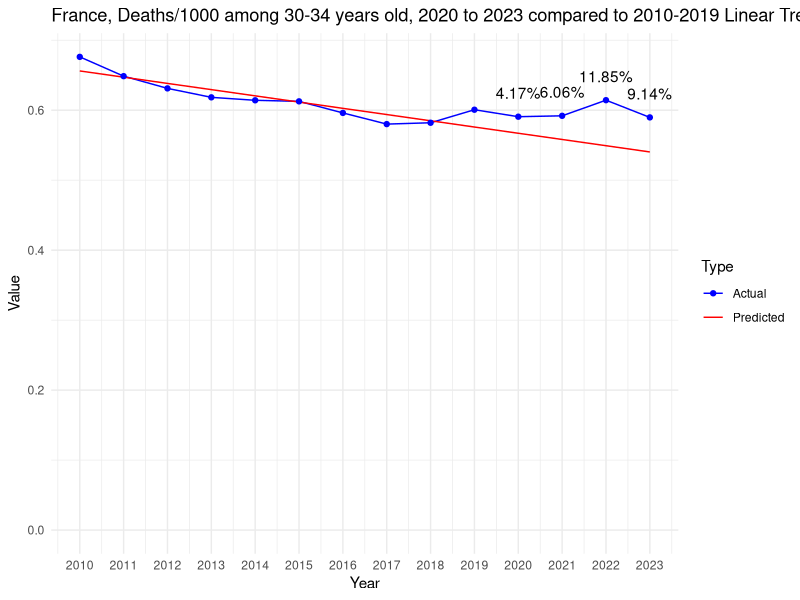

Write the R code that produced this figure.
# Load necessary libraries
library(dplyr)
library(readr)
library(ggplot2)

# Defines the data as a named vector
data <- c(
`2010` = 0.676210612106789, `2011` = 0.648658069283179, `2012` = 0.631189773765104, `2013` = 0.618388909726449, `2014` = 0.614173204813564,
`2015` = 0.612656965352283, `2016` = 0.596130811583408, `2017` = 0.580157206663231, `2018` = 0.582069512678893, `2019` = 0.600688286553109,
`2020` = 0.590730055038074, `2021` = 0.59199109790861, `2022` = 0.61433507822796, `2023` = 0.589730606148952
)

# Extracts data for the decade and recent years
decade <- data[as.character(2010:2019)]
recent_years <- data[as.character(2020:2023)]

# Fits a linear model to the decade data
years <- as.numeric(names(decade))
lm_model <- lm(decade ~ years)

# Predicts values for 2020 to 2023 based on the linear model
predicted_values <- predict(lm_model, newdata = data.frame(years = as.numeric(names(recent_years))))

# Calculates deviations from the linear trend
deviations <- recent_years - predicted_values

# Calculates the mean and standard deviation of the decade
decade_mean <- mean(decade)
decade_stddev <- sd(decade)

# Initializes vectors to store the calculated values
z_scores <- numeric(length(recent_years))
percent_deviations <- numeric(length(recent_years))

# Calculates and store the Z-scores, deviations, and percentage of deviations for recent years
for (i in 1:length(recent_years)) {
  year <- names(recent_years)[i]
  z_scores[i] <- (recent_years[year] - decade_mean) / decade_stddev
  deviation <- deviations[year]
  percent_deviations[i] <- (deviation / predicted_values[i]) * 100
  cat(sprintf("Year: %s, Z-score: %f, Deviation from linear trend: %f, Percentage of deviation: %f%%\n",
              year, z_scores[i], deviation, percent_deviations[i]))
}

# Prepare an extended range for predictions, including 2020 to 2023
extended_years <- as.numeric(c(names(decade), names(recent_years)))

# Predict values for the extended range based on the linear model
extended_predicted_values <- predict(lm_model, newdata = data.frame(years = extended_years))

# Create a data frame for plotting actual values
actual_plot_data <- data.frame(
  Year = as.numeric(names(data)),
  Value = data,
  Type = "Actual"
)

# Create a data frame for plotting predicted values
predicted_plot_data <- data.frame(
  Year = extended_years,
  Value = extended_predicted_values,
  Type = "Predicted"
)

# Combine actual and predicted data
plot_data <- rbind(actual_plot_data, predicted_plot_data)

# Create the line chart
p <- ggplot(plot_data, aes(x = Year, y = Value, color = Type)) +
  geom_line(aes(group = Type)) +
  geom_point(data = actual_plot_data, aes(x = Year, y = Value)) +
  theme_minimal() +
  labs(title = "France, Deaths/1000 among 30-34 years old, 2020 to 2023 compared to 2010-2019 Linear Trend", x = "Year", y = "Value") +
  scale_color_manual(values = c("Actual" = "blue", "Predicted" = "red")) +
  scale_y_continuous(labels = scales::comma, limits = c(0, max(plot_data$Value))) +
  scale_x_continuous(breaks = extended_years) # Set breaks to every year

# Add percentage of deviation annotations for 2020 to 2023
for (i in 1:length(recent_years)) {
  year <- as.numeric(names(recent_years)[i])
  deviation_value <- percent_deviations[i]
  p <- p + annotate("text", x = year, y = data[as.character(year)], label = paste0(round(deviation_value, 2), "%"), vjust = -1.5)
}

# Print the plot
print(p)
